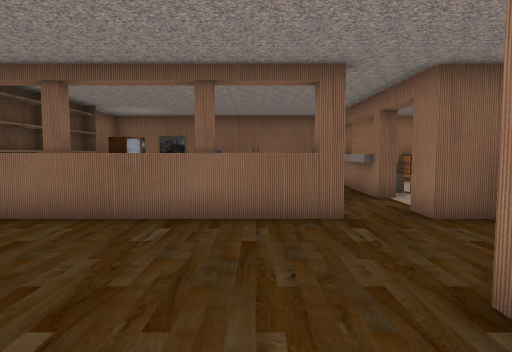
View 1 (above)

21 first-person views from a walk through a 3-D level made in the Unity game engine. The camera is 1.3 m above the floor, tilts 4° down and sees 75° across. The floor is counted in squares, 1 m on a side. Each view is taken from the middle of a square. On the plan, view 1 faces up. The plan holds only what a view shows up to about 14 squares ahead; the rest is blank. The place goes on beyond the plan. The player is left out. Door leaves are left out, so doorways stand open. Some surface patterns are stand-ins.

View 2
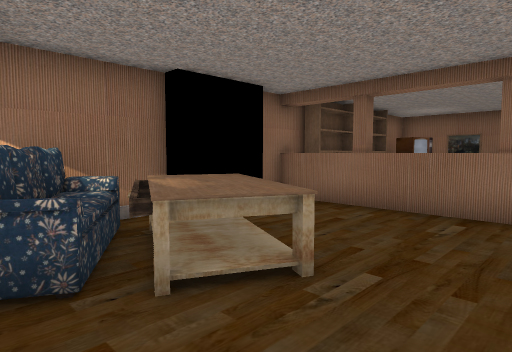

View 3
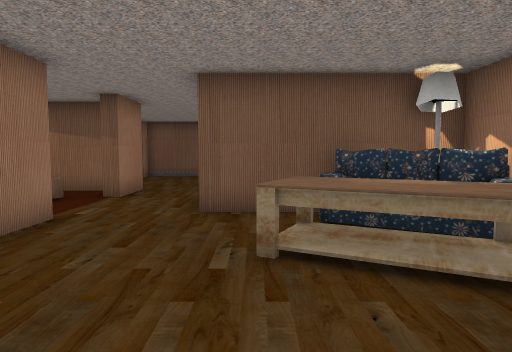

View 4
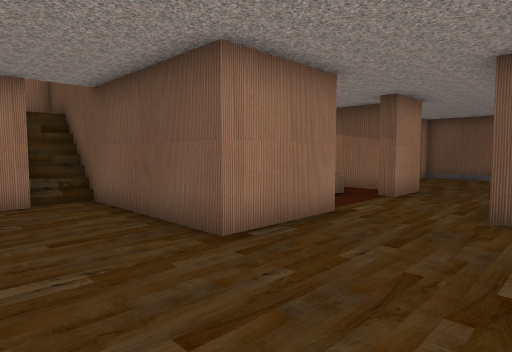

View 5
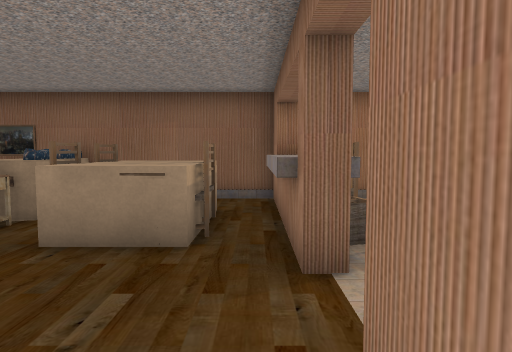

View 6
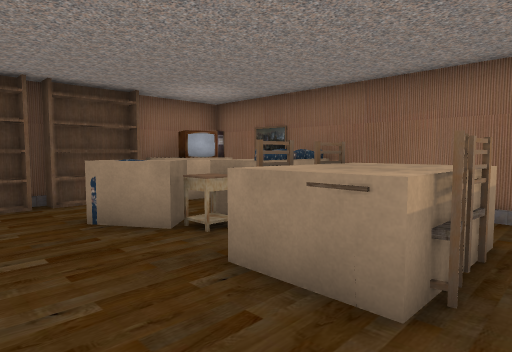

View 7
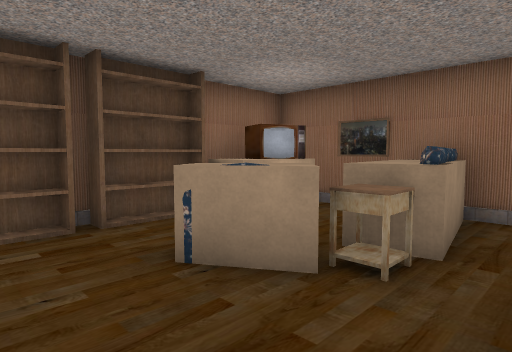

View 8
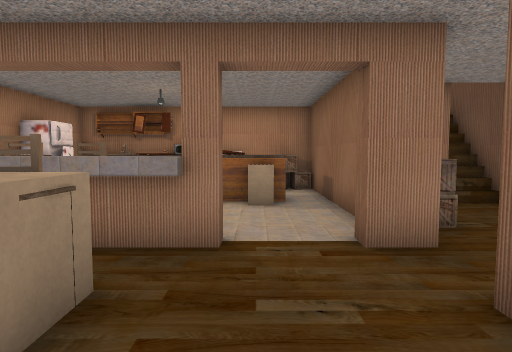

View 9
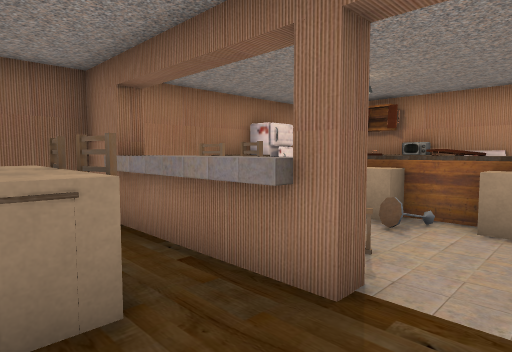

View 10
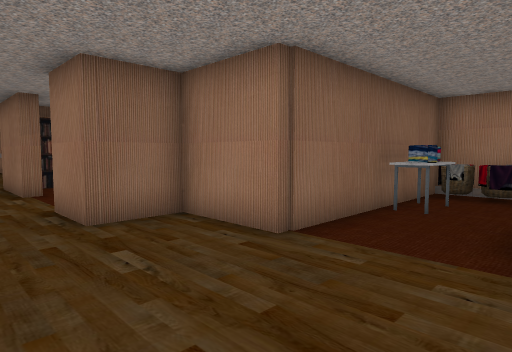

View 11
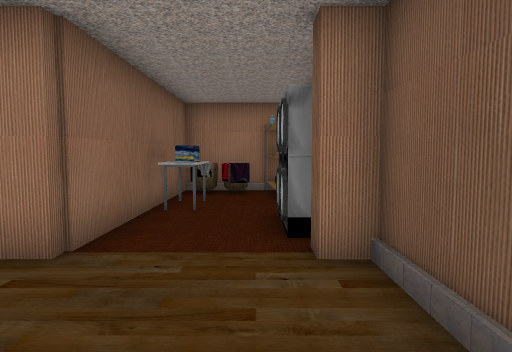

View 12
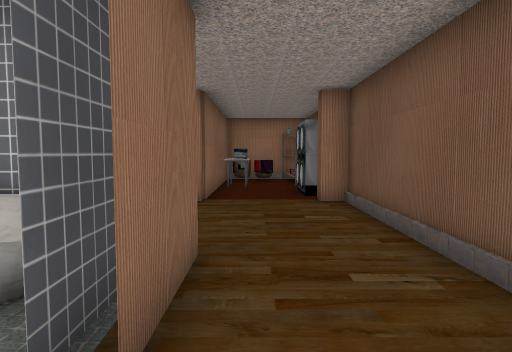

View 13
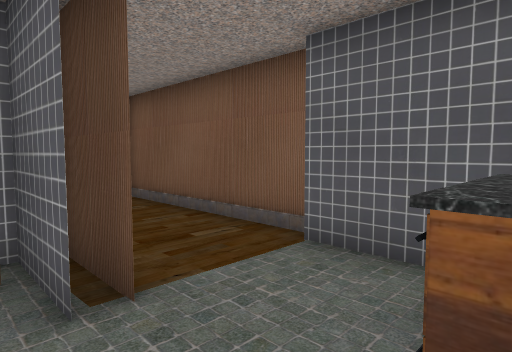

View 14
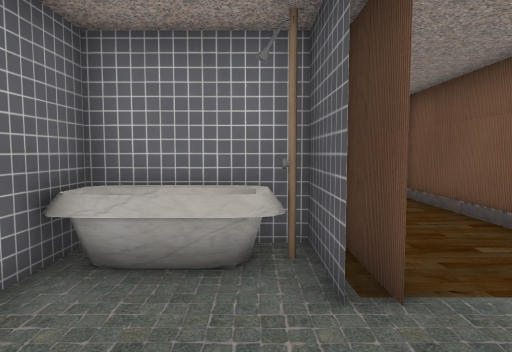

View 15
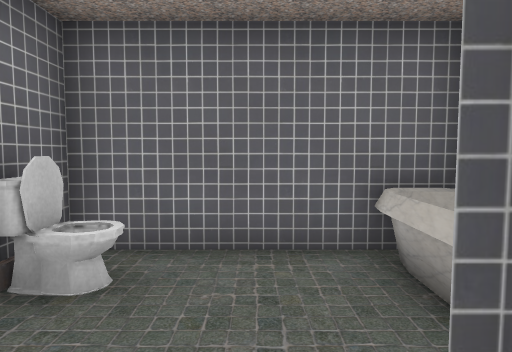

View 16
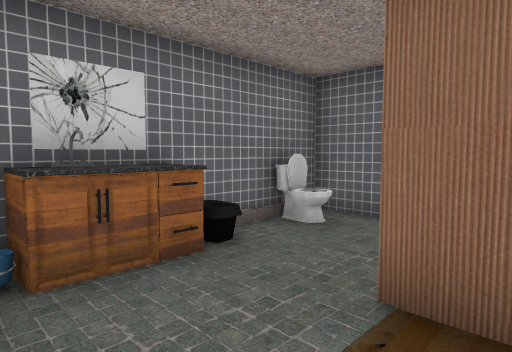

View 17
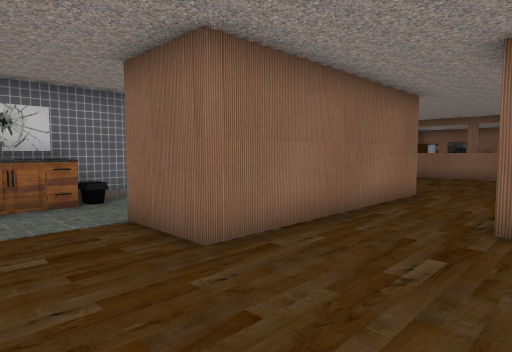

View 18
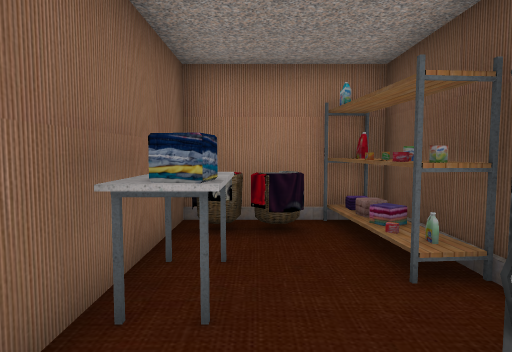

View 19
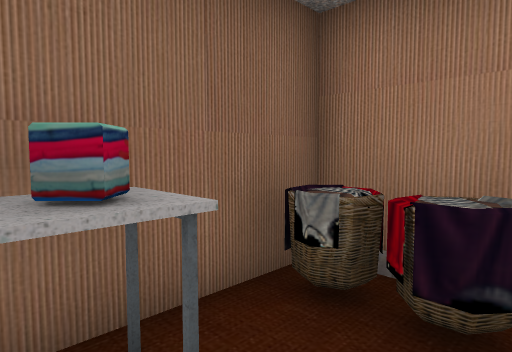

View 20
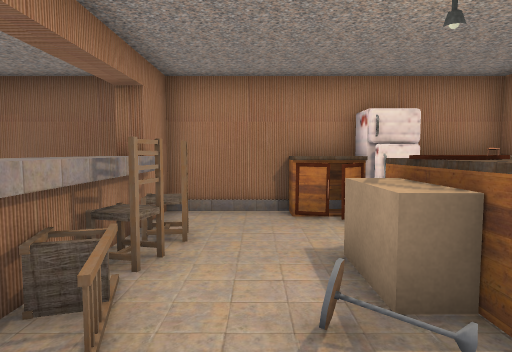

View 21
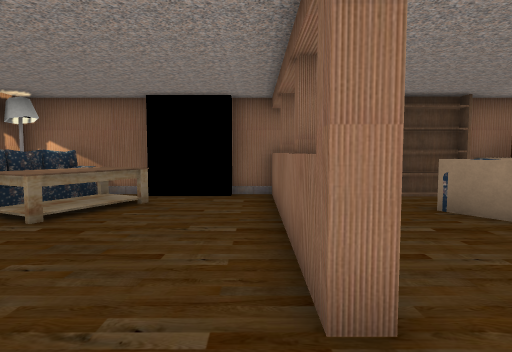

### Floor plan
Key: @ floor where view 1 was taken; # wall or solid block; x gap in a wall; . main floor; : floor 0.25 m higher than the main floor; + floor 5 m higher than the main floor; D open door; = window, fence, low wall or low ledge; ^ raised ledge; C chair; T table; L lamp; B basket; S shelf; I toilet; O other object.
Columns run from 7 left of view 1 to 12 right of it. Each row starts with its distance up from view 1.
 16  #######  ######
 15  ##. ## #D##..=#
 14 #DOD.O#  D##...#
 13 #^^..OO^^C#CC..#
 12  #  #T.^^^#CC.##
 11  #..##.C^C#^C.=#
 10  #.......T#x#.T#
  9  #............##
  8 ##.............#
  7 #^^#^^#^^..#####
  6 #...........+
  5 ##............##
  4 ##.............=#
  3 ##TT.....#########
  2 # TTTT...##       ##
  1 #OOOTT...#.
  0 #OOOO..@.#.
 -1 #L#####..D.
 -2       #..D.
 -3       #..D.:
 -4       #..#.=
 -5 ##### #..####
 -6 #....=#..###
 -7 #II..=#....#
 -8 #....=#....#######
 -9 #=..D##....D...TTBB#
-10 #^..D......D...TTBB#
-11 #DDDD......D....DDB#
-12 ####D......####SSS##
-13    #########  ######

Where each view was taken, in squares from view 1:
view 1: 0 up, 0 right, facing up
view 2: 1 down, 0 right, facing up-left
view 3: 6 up, 2 left, facing down
view 4: 6 up, 2 left, facing down-right
view 5: 6 up, 3 right, facing up
view 6: 8 up, 3 right, facing up-left
view 7: 8 up, 0 right, facing up-left
view 8: 9 up, 1 left, facing right
view 9: 8 up, 1 right, facing up-right
view 10: 12 down, 0 right, facing up-right
view 11: 11 down, 0 right, facing right
view 12: 10 down, 5 left, facing right
view 13: 8 down, 6 left, facing down-right
view 14: 8 down, 6 left, facing right
view 15: 10 down, 4 left, facing up
view 16: 12 down, 2 left, facing up-left
view 17: 12 down, 3 right, facing up-left
view 18: 10 down, 5 right, facing right
view 19: 11 down, 8 right, facing up-right
view 20: 8 up, 6 right, facing up
view 21: 6 up, 4 right, facing left
